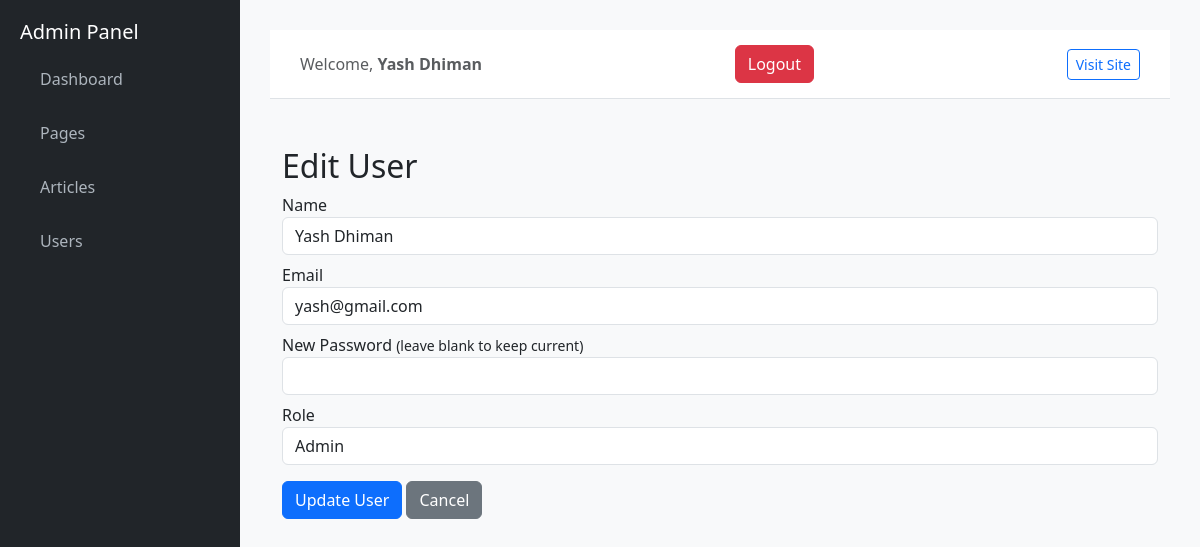
Page /admin/edit-user/1 (signed in) on the committed database.
### tables this page shows
CREATE TABLE users (
            id INTEGER PRIMARY KEY AUTOINCREMENT,
            name TEXT NOT NULL,
            email TEXT NOT NULL UNIQUE,
            password TEXT NOT NULL,
            role TEXT NOT NULL
        );

### admin_app/routes.py (the view, shortened to what this page needs)
@admin_bp.route("/edit-user/<int:id>", methods=["GET", "POST"])
def edit_user(id):
    if not is_admin():
        flash("Access denied", "danger")
        return redirect(url_for("admin.dashboard"))
    conn = get_db()
    user = conn.execute("SELECT * FROM users WHERE id=?", (id,)).fetchone()
    if not user:
        conn.close()
        flash("User not found", "danger")
        return redirect(url_for("admin.users"))
    conn.close()
    return render_template("edit_user.html", user=user)

### admin_app/routes.py (called while the page is built)
def get_db():
    conn = sqlite3.connect(DB_NAME)
    conn.row_factory = sqlite3.Row
    return conn

def is_admin():
    if "user_id" not in session:
        return False
    conn = get_db()
    user = conn.execute("SELECT role FROM users WHERE id=?", (session["user_id"],)).fetchone()
    conn.close()
    return user and user["role"] == "admin"

### admin_app/templates/edit_user.html (shortened to what this page needs)
{% extends "admin_base.html" %}
{% block content %}
<div class="container mt-5">
    <h2>Edit User</h2>
    <form method="POST">
        <label>Name</label>
        <input class="form-control mb-2" name="name" value="{{ user.name }}" required>
        <label>Email</label>
        <input class="form-control mb-2" name="email" type="email" value="{{ user.email }}" required>
        <label>New Password <small>(leave blank to keep current)</small></label>
        <input class="form-control mb-2" name="password" type="password">
        <label>Role</label>
        <select class="form-control mb-3" name="role">
            <option value="admin" {% if user.role == "admin" %}selected{% endif %}>Admin</option>
        </select>
        <button class="btn btn-primary">Update User</button>
        <a href="{{ url_for('admin.users') }}" class="btn btn-secondary">Cancel</a>
    </form>
</div>
{% endblock %}

### admin_app/templates/admin_base.html (shortened to what this page needs)
<!DOCTYPE html>
<html lang="en">
<head>
    <link href="https://cdn.jsdelivr.net/npm/bootstrap@5.3.2/dist/css/bootstrap.min.css" rel="stylesheet">
</head>
<body>
<div class="sidebar">
    <h5>Admin Panel</h5>
    <ul>
        <li><a href="{{ url_for('admin.dashboard') }}">Dashboard</a></li>
        <li><a href="{{ url_for('admin.pages_view') }}">Pages</a></li>
        <li><a href="{{ url_for('admin.admin_posts') }}">Articles</a></li>
        <li><a href="{{ url_for('admin.users') }}">Users</a></li>
    </ul>
</div>
<div class="main-content">
    <div class="top-nav mb-4 d-flex justify-content-between align-items-center">
        <span class="text-muted">Welcome, <strong>{{ session.get('user_name') }}</strong></span>
       <a href="{{ url_for('admin.logout') }}" class="btn btn-danger">Logout</a>
        <a href="/" target="_blank" class="btn btn-sm btn-outline-primary">Visit Site</a>
    </div>
    {% block content %}{% endblock %}
</div>
</body>
</html>

### admin_app/templates/admin_base.html (style rules this page uses)
body { background: #f8f9fa; }
.sidebar li { list-style: none; }
.sidebar ul { padding: 0; margin: 0; }
.sidebar { width: 240px; height: 100vh; background: #212529; position: fixed; color: white; padding: 20px; }
.sidebar a { color: #adb5bd; padding: 15px 20px; display: block; text-decoration: none; transition: 0.3s; }
.main-content { margin-left: 240px; padding: 30px; }
.top-nav { background: #fff; padding: 15px 30px; border-bottom: 1px solid #dee2e6; }

### rows in the picture
users: get "Yash Dhiman", name "Yash Dhiman", email "yash@gmail.com", role "Admin"
